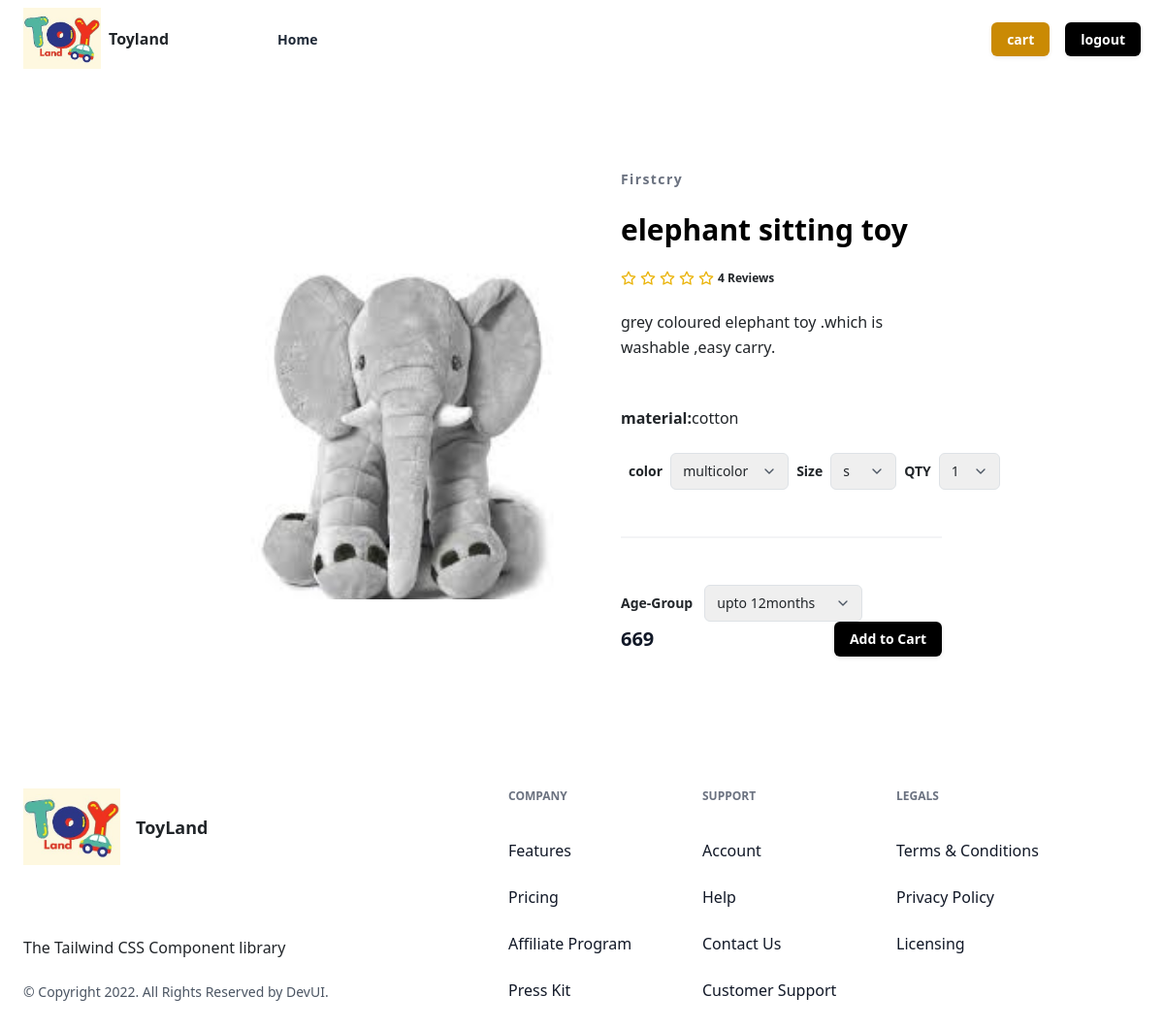
/productdetails/1/, run on the app's committed database.
### store/models.py (models this page shows, shortened)
class Product(models.Model):
    title=models.CharField(max_length=200)
    image=models.ImageField(upload_to="toyproductimages",null=True,default="default.jpg")
    description=models.TextField(null=True,blank=True)
    price=models.PositiveIntegerField()
    category_object=models.ForeignKey(Category,on_delete=models.CASCADE)
    brand_object=models.ForeignKey(Brand,on_delete=models.CASCADE)
    age_object=models.ManyToManyField(AgeBetween)
    size_object=models.ManyToManyField(Size)
    colour_object=models.ManyToManyField(Colour)
    material_object=models.ForeignKey(Material,on_delete=models.CASCADE)
    created_date=models.DateTimeField(auto_now_add=True)
    updated_date=models.DateTimeField(auto_now=True)
    is_active=models.BooleanField(default=True)

class Brand(models.Model):
    name=models.CharField(max_length=200,unique=True)
    created_date=models.DateTimeField(auto_now_add=True)
    updated_date=models.DateTimeField(auto_now=True)
    is_active=models.BooleanField(default=True)

class Material(models.Model):
    name=models.CharField(max_length=200,unique=True)
    created_date=models.DateTimeField(auto_now_add=True)
    updated_date=models.DateTimeField(auto_now=True)
    is_active=models.BooleanField(default=True)

### store/views.py (the view)
# urls.py: path("productdetails/<int:pk>/",views.ProductDetailsView.as_view(),name="product-details"),
class ProductDetailsView(View):
    def get(self,request,*args,**kwargs):
        id=kwargs.get("pk")
        qs=Product.objects.get(id=id)
        return render(request,"product_details.html",{"data":qs})

### store/templates/product_details.html (shortened to what this page needs)
{%extends "base.html"%}
{%block main_block%}
<section class="overflow-hidden">
  <div class="mx-auto max-w-5xl px-5 py-24">
    <div class="mx-auto flex flex-wrap items-center lg:w-4/5">
      <img alt="Nike Air Max 21A" class="h-64 w-full rounded object-cover lg:h-96 lg:w-1/2" src="{{data.image.url}}" />
        <div class="mt-6 w-full lg:mt-0 lg:w-1/2 lg:pl-10">
          <h2 class="text-sm font-semibold tracking-widest text-gray-500">
            {{data.brand_object.name}}
          </h2>
          <h1 class="my-4 text-3xl font-semibold text-black">{{data.title}}</h1>
          <div class="my-4 flex items-center">
            <span class="flex items-center space-x-1">
              <span class="ml-3 inline-block text-xs font-semibold">
                4 Reviews
              </span>
            </span>
          </div>
          <p class="leading-relaxed">
            {{data.description}}
          </p>
          <form action="{%url 'addcart' data.id%}" method="post">
          <div>
            <label for="" class="mt-5"><strong>material:</strong>{{data.material_object.name}}</label>
          </div>
          <div class="mb-5 mt-6 flex items-center border-b-2 border-gray-100 pb-5">
            <div class="ml-2 flex items-center">
              <span class="mr-2 text-sm font-semibold">color</span>
              <div class="relative">
                <select name="colour"
                  class="appearance-none rounded border border-gray-300 py-2 pl-3 pr-10 text-sm focus:border-black focus:outline-none focus:ring-2 focus:ring-black">
                  {%for pc in data.colour_object.all%}
                  <option>{{pc.name}}</option>
                  {%endfor%}
                </select>
                <span
                  class="pointer-events-none absolute right-0 top-0 flex h-full w-10 items-center justify-center text-center text-gray-600">
                </span>
              </div>
            </div>
            <div class="ml-2 flex items-center">
              <span class="mr-2 text-sm font-semibold">Size</span>
              <div class="relative">
                <select name="size"
                  class="appearance-none rounded border border-gray-300 py-2 pl-3 pr-10 text-sm focus:border-black focus:outline-none focus:ring-2 focus:ring-black">
                  {%for ps in data.size_object.all%}
                  <option>{{ps.name}}</option>
                  {%endfor%}
                </select>
                <span
                  class="pointer-events-none absolute right-0 top-0 flex h-full w-10 items-center justify-center text-center text-gray-600">
                </span>
              </div>
            </div>
            <div class="ml-2 flex items-center">
              <span class="mr-2 text-sm font-semibold">QTY</span>
              <div class="relative">
                <select name="qty"
                  class="appearance-none rounded border border-gray-300 py-2 pl-3 pr-10 text-sm focus:border-black focus:outline-none focus:ring-2 focus:ring-black">
                  <option>1</option>
                </select>
                <span
                  class="pointer-events-none absolute right-0 top-0 flex h-full w-10 items-center justify-center text-center text-gray-600">
                </span>
              </div>
            </div>
          </div>
          <div>
            <div class="ml-auto flex items-center">
              <span class="mr-3 text-sm font-semibold">Age-Group</span>
              <div class="relative">
                <select name="age-group"
                  class="appearance-none rounded border border-gray-300 py-2 pl-3 pr-10 text-sm focus:border-black focus:outline-none focus:ring-2 focus:ring-black">
                  {%for ps in data.age_object.all%}
                  <option>{{ps.age_group}}</option>
                  {%endfor%}
                </select>
                <span
                  class="pointer-events-none absolute right-0 top-0 flex h-full w-10 items-center justify-center text-center text-gray-600">
                </span>
              </div>
            </div>
          </div>
          <div class="flex items-center justify-between">
            <span class="title-font text-xl font-bold text-gray-900">
              {{data.price}}
            </span>
            <button type="submit"
              class="rounded-md bg-black px-3 py-2 text-sm font-semibold text-white shadow-sm hover:bg-black/80 focus-visible:outline focus-visible:outline-2 focus-visible:outline-offset-2 focus-visible:outline-black">
              Add to Cart
            </button>
          </div>
        </form>
        </div>
    </div>
  </div>
</section>
{%endblock%}

### data on the page
Product: image (picture), brand_object.name "Firstcry", title "elephant sitting toy", description "grey coloured elephant toy .which is washable ,easy carry.", material_object.name "cotton", price "669"

### other printed values
form field colour "multicolor"
form field size "s"
form field age-group "upto 12months"
